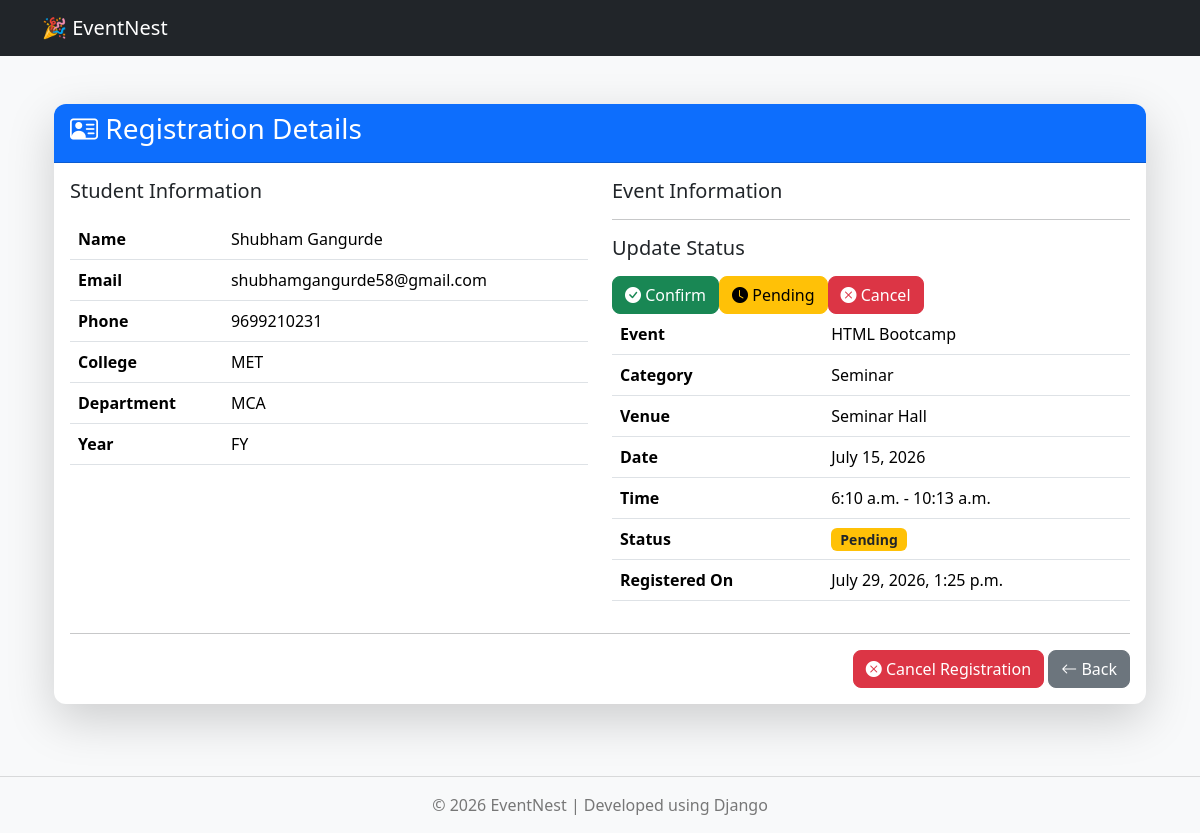
/registrations/2/, run on the app's committed database.
### registrations/models.py (models this page shows, shortened)
class Registration(models.Model):
    STATUS_CHOICES = [
        ("Pending", "Pending"),
        ("Confirmed", "Confirmed"),
        ("Cancelled", "Cancelled"),
    ]
    YEAR_CHOICES = [
        ("FY", "FY"),
        ("SY", "SY"),
        ("TY", "TY"),
        ("Final", "Final"),
    ]
    event = models.ForeignKey(
        Event,
        on_delete=models.CASCADE,
        related_name="registrations"
    )
    full_name = models.CharField(max_length=150)
    email = models.EmailField()
    phone = models.CharField(max_length=15)
    college = models.CharField(max_length=200)
    department = models.CharField(max_length=100)
    year = models.CharField(
        max_length=20,
        choices=YEAR_CHOICES
    )
    registration_date = models.DateTimeField(auto_now_add=True)
    status = models.CharField(
        max_length=20,
        choices=STATUS_CHOICES,
        default="Pending"
    )
    class Meta:
        ordering = ["-registration_date"]
        constraints = [
            models.UniqueConstraint(
                fields=["event", "email"],
                name="unique_event_registration"
            )
        ]

### events/models.py (models this page shows, shortened)
class Event(models.Model):
    CATEGORY_CHOICES = [
        ("Workshop", "Workshop"),
        ("Seminar", "Seminar"),
        ("Hackathon", "Hackathon"),
        ("Competition", "Competition"),
        ("Webinar", "Webinar"),
    ]
    title = models.CharField(
        max_length=200
    )
    description = models.TextField()
    category = models.CharField(
        max_length=50,
        choices=CATEGORY_CHOICES,
        default="Workshop"
    )
    organizer = models.CharField(
        max_length=150
    )
    venue = models.CharField(
        max_length=150
    )
    event_date = models.DateField()
    registration_deadline = models.DateField(
        default=date.today
    )
    start_time = models.TimeField()
    end_time = models.TimeField()
    total_seats = models.PositiveIntegerField(
        default=0
    )
    available_seats = models.PositiveIntegerField(
        default=0
    )
    event_banner = models.ImageField(
        upload_to="events/",
        blank=True,
        null=True
    )
    status = models.BooleanField(
        default=True,
        help_text="True = Active, False = Inactive"
    )
    created_at = models.DateTimeField(
        auto_now_add=True
    )
    updated_at = models.DateTimeField(
        auto_now=True
    )
    class Meta:
        ordering = ["event_date", "start_time"]
        verbose_name = "Event"
        verbose_name_plural = "Events"

### registrations/views.py (the view)
def registration_detail(request, id):
    registration = get_object_or_404(
        Registration,
        id=id
    )
    return render(
        request,
        "registrations/registration_detail.html",
        {
            "registration": registration
        }
    )

### templates/registrations/registration_detail.html (shortened to what this page needs)
{% extends "base.html" %}
{% block content %}
<div class="container py-4">
<div class="card shadow-lg border-0">
<div class="card-header bg-primary text-white">
<h3>
<i class="bi bi-person-vcard"></i>
Registration Details
</h3>
</div>
<div class="card-body">
<div class="row">
<div class="col-md-6">
<h5 class="mb-3">
Student Information
</h5>
<table class="table">
<tr>
<th>Name</th>
<td>{{ registration.full_name }}</td>
</tr>
<tr>
<th>Email</th>
<td>{{ registration.email }}</td>
</tr>
<tr>
<th>Phone</th>
<td>{{ registration.phone }}</td>
</tr>
<tr>
<th>College</th>
<td>{{ registration.college }}</td>
</tr>
<tr>
<th>Department</th>
<td>{{ registration.department }}</td>
</tr>
<tr>
<th>Year</th>
<td>{{ registration.year }}</td>
</tr>
</table>
</div>
<div class="col-md-6">
<h5 class="mb-3">
Event Information
</h5>
<table class="table">
<tr>
<th>Event</th>
<td>{{ registration.event.title }}</td>
</tr>
<tr>
<th>Category</th>
<td>{{ registration.event.category }}</td>
</tr>
<tr>
<th>Venue</th>
<td>{{ registration.event.venue }}</td>
</tr>
<tr>
<th>Date</th>
<td>{{ registration.event.event_date }}</td>
</tr>
<tr>
<th>Time</th>
<td>
{{ registration.event.start_time }}
-
{{ registration.event.end_time }}
</td>
</tr>
<tr>
<th>Status</th>
<hr>
<h5 class="mb-3">
Update Status
</h5>
<a href="{% url 'update_registration_status' registration.id 'Confirmed' %}"
class="btn btn-success">
<i class="bi bi-check-circle-fill"></i>
Confirm
</a>
<a href="{% url 'update_registration_status' registration.id 'Pending' %}"
class="btn btn-warning">
<i class="bi bi-clock-fill"></i>
Pending
</a>
<a href="{% url 'update_registration_status' registration.id 'Cancelled' %}"
class="btn btn-danger">
<i class="bi bi-x-circle-fill"></i>
Cancel
</a>
<td>
{% if registration.status == "Confirmed" %}
<span class="badge bg-success">
Confirmed
</span>
{% elif registration.status == "Cancelled" %}
<span class="badge bg-danger">
Cancelled
</span>
{% else %}
<span class="badge bg-warning text-dark">
Pending
</span>
{% endif %}
</td>
</tr>
<tr>
<th>Registered On</th>
<td>
{{ registration.registration_date }}
</td>
</tr>
</table>
</div>
</div>
<hr>
<div class="text-end">
<a href="{% url 'cancel_registration' registration.id %}"
    class="btn btn-danger">
<i class="bi bi-x-circle-fill"></i>
Cancel Registration
</a>
<a href="{% url 'registration_list' %}"
class="btn btn-secondary">
<i class="bi bi-arrow-left"></i>
Back
</a>
</div>
</div>
</div>
</div>
{% endblock %}

### static/css/style.css (style rules this page uses)
body { background:#f8f9fa; }
.card { border:none; border-radius:12px; }
.card-header { border-radius:12px 12px 0 0 !important; }
.btn { border-radius:8px; }
.badge { font-size:14px; }

### data on the page
Registration: full_name "Shubham Gangurde", email "shubhamgangurde58@gmail.com", phone "9699210231", college "MET", department "MCA", year "FY", event "HTML Bootcamp", event.category "Seminar", event.venue "Seminar Hall", event.event_date "July 15, 2026", event.start_time "6:10 a.m.", event.end_time "10:13 a.m.", registration_date "July 29, 2026, 1:25 p.m."
